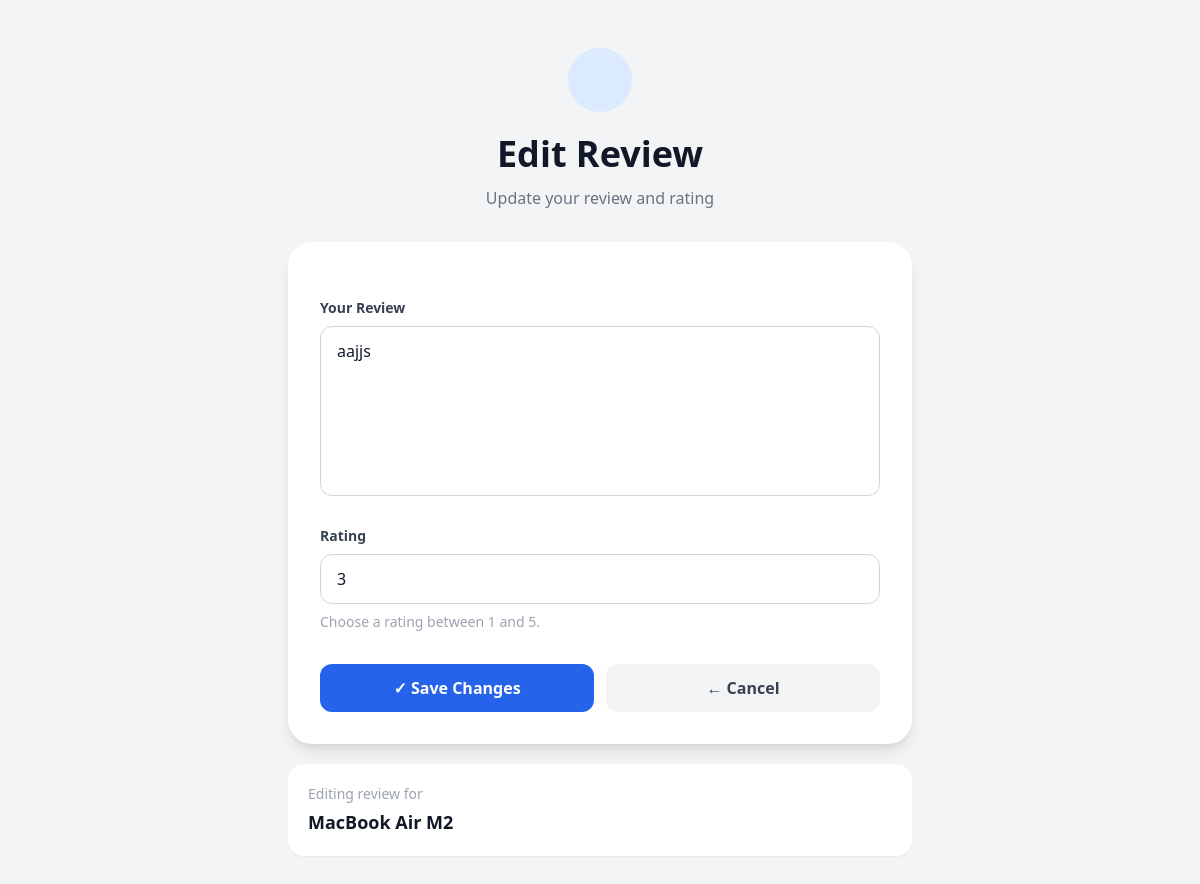
Screenshot of /review/3/edit/ (signed in) with the database file from the repository.
### products/models.py (models this page shows, shortened)
class Review(models.Model):
    product = models.ForeignKey(
        Product,
        on_delete=models.CASCADE,
        related_name="reviews"
    )
    user = models.ForeignKey(
        User,
        on_delete=models.CASCADE
    )
    text = models.TextField()
    rating = models.PositiveIntegerField()
    created_at = models.DateTimeField(auto_now_add=True)

class Product(models.Model):
    name = models.CharField(max_length=200)
    description = models.TextField()
    image = models.CharField(max_length=255, blank=True)
    created_at = models.DateTimeField(auto_now_add=True)

### products/views.py (the view, shortened to what this page needs)
@login_required
def edit_review(request, pk):
    review = get_object_or_404(Review, pk=pk)
    if review.user != request.user:
        return redirect("product_detail", pk=review.product.pk)
    return render(
        request,
        "products/review_edit.html",
        {"review": review}
    )

### products/templates/products/review_edit.html (shortened to what this page needs)
{% load static %}
<!DOCTYPE html>
<html lang="en">
<head>
    <script src="https://cdn.tailwindcss.com"></script>
</head>
<body class="bg-gray-100 text-gray-900 min-h-screen">
<div class="max-w-2xl mx-auto px-6 py-12">
    <div class="text-center mb-8">
        <div class="inline-flex items-center justify-center
                    w-16 h-16 rounded-full bg-blue-100
                    text-blue-600 text-3xl mb-4">
        </div>
        <h1 class="text-4xl font-bold">
            Edit Review
        </h1>
        <p class="text-gray-500 mt-3">
            Update your review and rating
        </p>
    </div>
    <div class="bg-white rounded-3xl shadow-lg p-8">
        <form method="post" class="space-y-6">
            <div>
                <label class="block text-sm font-semibold text-gray-700 mb-2">
                    Your Review
                </label>
                <textarea
                    name="text"
                    rows="6"
                    required
                    placeholder="Write your review..."
                    class="w-full px-4 py-3
                           border border-gray-300
                           rounded-xl
                           text-gray-900
                           placeholder-gray-400
                           focus:outline-none
                           focus:ring-2 focus:ring-blue-500
                           focus:border-transparent
                           resize-none"
                >{{ review.text }}</textarea>
            </div>
            <div>
                <label class="block text-sm font-semibold text-gray-700 mb-2">
                    Rating
                </label>
                <div class="relative">
                    <input
                        type="number"
                        name="rating"
                        min="1"
                        max="5"
                        value="{{ review.rating }}"
                        required
                        class="w-full px-4 py-3
                               border border-gray-300
                               rounded-xl
                               focus:outline-none
                               focus:ring-2 focus:ring-blue-500
                               focus:border-transparent"
                    >
                </div>
                <p class="text-sm text-gray-400 mt-2">
                    Choose a rating between 1 and 5.
                </p>
            </div>
            <div class="flex flex-col sm:flex-row gap-3 pt-2">
                <button
                    type="submit"
                    class="flex-1 bg-blue-600
                           text-white py-3 px-6
                           rounded-xl
                           font-semibold
                           hover:bg-blue-700
                           transition duration-200"
                >
                    ✓ Save Changes
                </button>
                <a
                    href="{% url 'product_detail' review.product.id %}"
                    class="flex-1 text-center
                           bg-gray-100
                           text-gray-700
                           py-3 px-6
                           rounded-xl
                           font-semibold
                           hover:bg-gray-200
                           transition duration-200"
                >
                    ← Cancel
                </a>
            </div>
        </form>
    </div>
    <div class="bg-white rounded-2xl shadow-sm
                p-5 mt-5">
        <p class="text-sm text-gray-400">
            Editing review for
        </p>
        <p class="font-semibold text-lg mt-1">
            {{ review.product.name }}
        </p>
    </div>
</div>
</body>
</html>

### rows the page displays
Review: text "aajjs", rating "3", product.name "MacBook Air M2"
